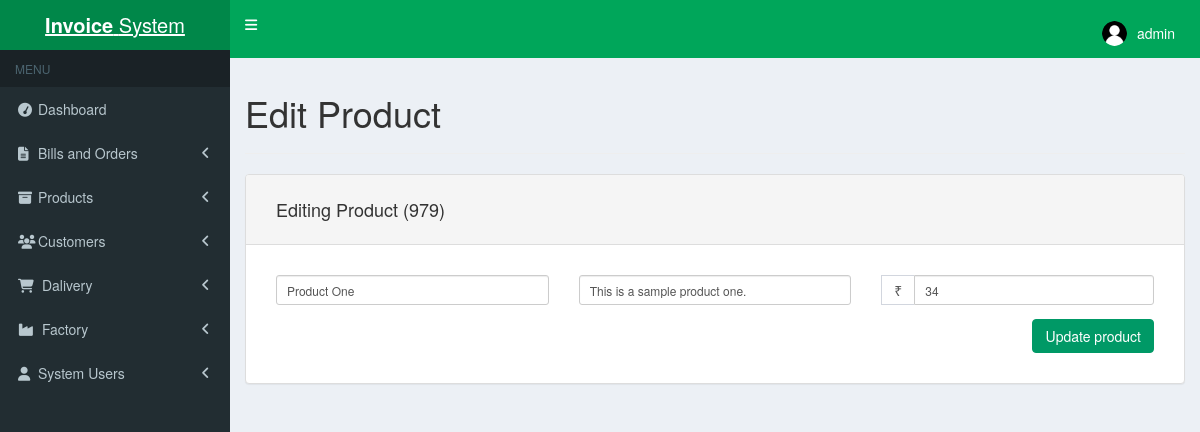
Page /product-edit.php?id=979 (signed in) on the committed database.
### tables this page shows
CREATE TABLE `products` (
  `product_id` int(11) NOT NULL,
  `product_name` text NOT NULL,
  `product_desc` text NOT NULL,
  `product_price` varchar(255) DEFAULT NULL
);

### product-edit.php (the view, shortened to what this page needs)
<?php
include('header.php');
$getID = $_GET['id'];
$mysqli = new mysqli(DATABASE_HOST, DATABASE_USER, DATABASE_PASS, DATABASE_NAME);
$query = "SELECT * FROM products WHERE product_id = '" . $mysqli->real_escape_string($getID) . "'";
$result = mysqli_query($mysqli, $query);
if($result) {
	while ($row = mysqli_fetch_assoc($result)) {
		$product_name = $row['product_name'];
		$product_desc = $row['product_desc'];
		$product_price = $row['product_price'];
	}
}
?>
<h1>Edit Product</h1>
<hr>
<div class="row">
	<div class="col-xs-12">
		<div class="panel panel-default">
			<div class="panel-heading">
				<h4>Editing Product (<?php echo $getID; ?>)</h4>
			</div>
			<div class="panel-body form-group form-group-sm">
				<form method="post" id="update_product">
					<div class="row">
						<div class="col-xs-4">
							<input type="text" class="form-control required" name="product_name" placeholder="Enter product name" value="<?php echo $product_name; ?>">
						</div>
						<div class="col-xs-4">
							<input type="text" class="form-control required" name="product_desc" placeholder="Enter product description" value="<?php echo $product_desc; ?>">
						</div>
						<div class="col-xs-4">
							<div class="input-group">
								<span class="input-group-addon"><?php echo CURRENCY ?></span>
								<input type="text" name="product_price" class="form-control required" placeholder="0.00" aria-describedby="sizing-addon1" value="<?php echo $product_price; ?>">
							</div>
						</div>
					</div>
					<div class="row">
						<div class="col-xs-12 margin-top btn-group">
							<input type="submit" id="action_update_product" class="btn btn-success float-right" value="Update product" data-loading-text="Updating...">
						</div>
					</div>
				</form>
			</div>
		</div>
	</div>
<?php
	include('footer.php');
?>

### css/styles.css (style rules this page uses)
body { padding: 0; background-color: #00a65a; }
.btn-success { background-color: #009966; border-color: #009966; }
.panel-body { padding: 30px 30px 15px 30px; }
.panel-heading { padding: 15px 30px 15px 30px; }
.float-right { float: right !important; }
.margin-top { margin-top: 1em; }

### rows in the picture
products: product_name "Product One", product_desc "This is a sample product one.", product_price "34"

### other values in the picture
$_SESSION['login_username'] "admin"
$getID "979"
CURRENCY "₹"
